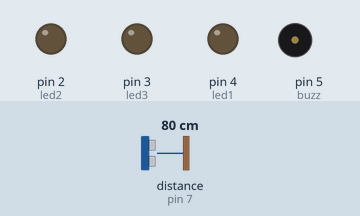
Recording of a sketch running on a simulated Arduino Uno, built with avr-gcc and run on an emulated ATmega328P. Parts: output pins drawn as LEDs (lit = HIGH), buzzer (waves = sounding, pin HIGH). Wiring (inferred from the names in the program): ultrasonic range finder: trigger pin 6; echo pin 7. The inputs (shaded band) are chosen by the test bench; at power-on: distance to the obstacle (sensor on pin 7) 80 cm. The echo pulse lasts 58.3 µs per cm; pins used as bus, display or sensor lines are not drawn.

Above: at 1.3 s.
1.4 s: distance to the obstacle (sensor on pin 7) set to 18 cm
2.9 s: distance to the obstacle (sensor on pin 7) set to 15 cm
At 4.2 s:
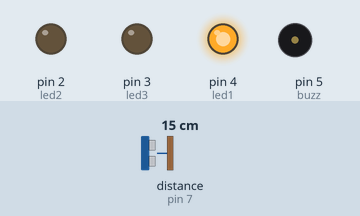
4.5 s: distance to the obstacle (sensor on pin 7) set to 12 cm
6.0 s: distance to the obstacle (sensor on pin 7) set to 9 cm
At 6.8 s:
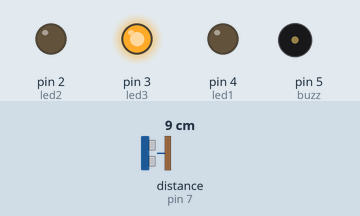
7.5 s: distance to the obstacle (sensor on pin 7) set to 7 cm
9.0 s: distance to the obstacle (sensor on pin 7) set to 4 cm
At 9.3 s:
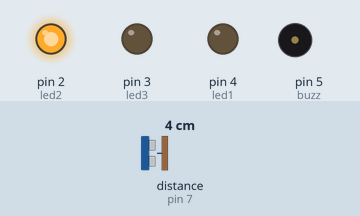
At 10.9 s:
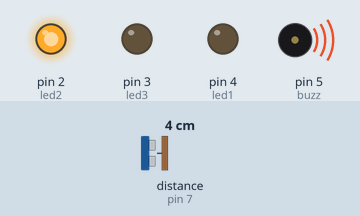
Timing chart, 0 to 12.0 s (numbered marks = the images above; inputs shaded):
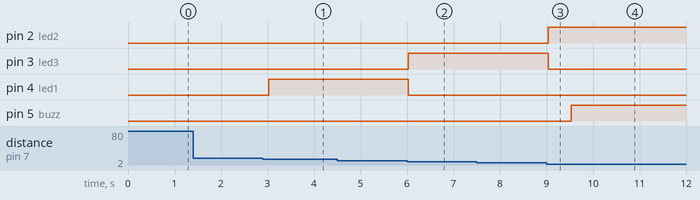

The sketch:

ultrasonik_led.ino
```cpp
#define led1 4
#define led2 2
#define led3 3

//define ultrasonik
#define echo 7
#define trigger 6

//define buzzer
#define buzz 5
int sound = 250;

void setup(){
  Serial.begin(9000);
  pinMode(trigger, OUTPUT);
  pinMode(echo, INPUT);

  //pin LED
  pinMode(led1, OUTPUT);
  pinMode(led2, OUTPUT);
  pinMode(led3, OUTPUT);

  pinMode(buzz, OUTPUT);
}

void loop(){
  long duration, distance;
  digitalWrite(trigger, LOW);
  delayMicroseconds(5);
  digitalWrite(trigger, HIGH);
  delayMicroseconds(10);
  digitalWrite(trigger, LOW);

  duration = pulseIn(echo, HIGH);
  distance = (duration/2) / 29.1;


//
//  if (distance <= 30) {
//    digitalWrite(led1, HIGH);
//    sound = 250;
//}
//  else {
//    digitalWrite(led1,LOW);
//  }
//  if (distance < 20) {
//      digitalWrite(led3, HIGH);
//      sound = 260;
//}
//  else {
//      digitalWrite(led3, LOW);
//  }
//  if (distance < 10) {
//      digitalWrite(led2, HIGH);
//      sound = 270;
//}
//  else {
//    digitalWrite(led2, LOW);
//  }
//
//
//  if (distance > 30 || distance <= 0){
//    Serial.println("Out of range");
//    noTone(buzz);
//  }
//  else {
//    Serial.print(distance);
//    Serial.println(" cm");
//    tone(buzz, sound);
//
//  }
//  delay(500);
//}

  if(distance <= 15){
    digitalWrite(led1, HIGH);
    digitalWrite(led2, LOW);
    digitalWrite(led3, LOW);
  }

  if(distance < 10){
    digitalWrite(led3, HIGH);
    digitalWrite(led2, LOW);
    digitalWrite(led1, LOW);

  }

  if(distance < 5){
    digitalWrite(led2, HIGH);
    digitalWrite(led1, LOW);
    digitalWrite(led3, LOW);

  }

  delay(500);

  if(distance < 15){
    digitalWrite(buzz, LOW);
  }

  if(distance < 10){
    digitalWrite(buzz, LOW);
  }

  if(distance < 5){
    digitalWrite(buzz, HIGH);
  }
}
```

Measured:
- the behaviour switches between 17 and 16 cm on distance to the obstacle (sensor on pin 7) (found by bisection; images 0 and 1)
- the behaviour switches between 11 and 10 cm on distance to the obstacle (sensor on pin 7) (found by bisection; images 1 and 2)
- the behaviour switches between 6 and 5 cm on distance to the obstacle (sensor on pin 7) (found by bisection; images 2 and 3)
- after the input at 1.4 s, every drawn part: stays the same
- after the input at 2.9 s, pin 4 (led1): LOW → HIGH after 0.12 s
- after the input at 4.5 s, every drawn part: stays the same
- after the input at 6.0 s, pin 3 (led3): LOW → HIGH at once; pin 4 (led1): HIGH → LOW at once
- after the input at 9.0 s, pin 2 (led2): LOW → HIGH at once; pin 3 (led3): HIGH → LOW at once; pin 5 (buzz): LOW → HIGH after 0.54 s
